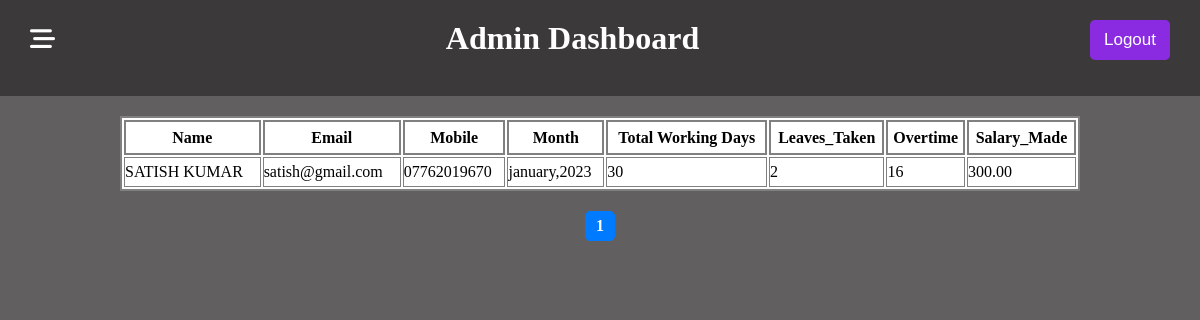
The app's page /salaryview?page=2 (signed in), older data.
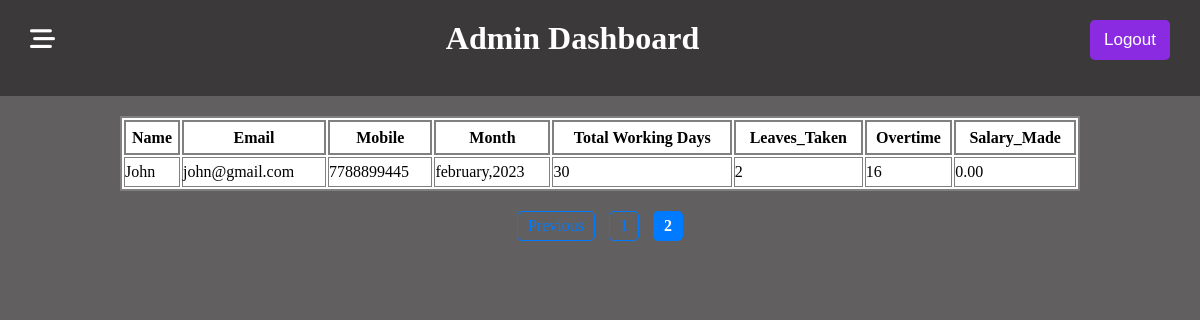
The same page, newer data.
### app1/models.py (models this page shows, shortened)
class Salary(models.Model):
    MONTH = (
        ("january", "january"),
        ("february", "february"),
        ("march", "march"),
        ("april", "april"),
        ("may", "may"),
        ("june", "june"),
        ("july", "july"),
        ("august", "august"),
        ("september", "september"),
        ("october", "october"),
        ("november", "november"),
        ("december", "december"),
    )
    YEAR = (
        ("2023", "2023"),
        ("2024", "2024"),
        ("2025", "2025"),
        ("2026", "2026"),
        ("2027", "2027"),
        ("2028", "2028"),
        ("2029", "2029"),
        ("2030", "2030"),
    )
    employee_id = models.ForeignKey(Employee, on_delete=models.CASCADE)
    month = models.CharField(max_length=50, choices=MONTH)
    year = models.CharField(max_length=50, choices=YEAR)
    total_working_days = models.PositiveIntegerField(default=0)
    total_leave_taken = models.PositiveIntegerField(default=0)
    overtime = models.PositiveIntegerField(default=0)
    Total_salary_made = models.DecimalField(max_digits=8, decimal_places=2, default=0.0)
    is_salary_calculated = models.PositiveSmallIntegerField(default=0)

class Employee(models.Model):
    name = models.CharField(max_length=100)
    email = models.EmailField()
    mobile = models.CharField(max_length=13)
    address = models.CharField(max_length=200)
    base_salary = models.DecimalField(max_digits=8, decimal_places=2)

### app1/views.py (the view)
# urls.py: path("salaryview", views.salaryview, name="salaryview"),
def salaryview(request):
    user = request.session.get("user")
    if user is not None:
        salaries = Salary.objects.all().order_by("-month")
        paginator = Paginator(salaries, 10)
        page_number = request.GET.get("page")
        salary_paginator = paginator.get_page(page_number)
        return render(
            request, "salarydetail.html", {"salary_paginator": salary_paginator}
        )
    else:
        return redirect("login")

### app1/templates/salarydetail.html (shortened to what this page needs)
{% extends "base.html" %}
{% block container %}
<div class="salarydetail">
    <table>
        <tr>
            <th>Name</th>
            <th>Email</th>
            <th>Mobile</th>
            <th>Month</th>
            <th>Total Working Days</th>
            <th>Leaves_Taken</th>
            <th>Overtime</th>
            <th>Salary_Made</th>
        </tr>
        {% for i in salary_paginator %}
        <tr>
            <td>{{i.employee_id.name}}</td>
            <td>{{i.employee_id.email}}</td>
            <td>{{i.employee_id.mobile}}</td>
            <td>{{i.month}},{{i.year}}</td>
            <td>{{i.total_working_days}}</td>
            <td>{{i.total_leave_taken}}</td>
            <td>{{i.overtime}}</td>
            <td>{{i.Total_salary_made}}</td>
        </tr>
        {% endfor %}
    </table>
</div>
<div class="pagination">
    {% if salary_paginator.has_previous %}
    <a href="?page={{ salary_paginator.previous_page_number }}">Previous</a>
    {% endif %}
    <span>
        {% for num in salary_paginator.paginator.page_range %}
        {% if salary_paginator.number == num %}
        <strong>{{ num }}</strong>
        {% else %}
        <a href="?page={{ num }}">{{ num }}</a>
        {% endif %}
        {% endfor %}
    </span>
</div>
{% endblock container %}

### app1/templates/base.html (shortened to what this page needs)
{% load static %}
{% block header %}
<!DOCTYPE html>
<html lang="en">
<head>
    <link rel="stylesheet" href="{% static 'css/style.css' %}">
</head>
<body>
    <div class="navbar">
        <div class="menu">
            <button id="menubar" onclick="openmenu()"><i class="fa-solid fa-bars-staggered" id="icon"></i></button>
        </div>
        <div class="logo">
            <h1>Admin Dashboard</h1>
        </div>
        {% if request.session.user %}
        <button class="Login"><a href="logout">Logout</a></button>
        {% else %}
        <button class="Login">Login</button>
        {% endif %}
    </div>
    {% endblock header %}
    {% block container %}
    {% endblock container %}
    {% block footer %}
</body>
</html>
{% endblock footer %}

### app1/static/css/style.css (style rules this page uses)
body { background-color: #615f60; }
* { box-sizing: border-box; margin: 0; padding: 0; }
.navbar { height: 12vh; width: 100%; background-color: #3C393A; color: #ffff; display: flex; justify-content: space-between; }
.navbar #menubar { background-color: transparent; font-size: 25px; margin-left: 30px; text-align: center; color: #ffff; border: 0; outline: 0; margin-top: 25px; cursor: pointer; }
.navbar .logo h1 { padding-top: 20px; }
.navbar .Login { height: 40px; width: 80px; background-color: blueviolet; color: #fff; margin: 20px 30px 0 0px; border: 0; outline: 0; border-radius: 5px; font-size: 17px; cursor: pointer; }
.navbar .Login a { text-decoration: none; color: #ffff; }
table { width: 80%; margin: 20px auto; border: 2px solid gray; background-color: #ffff; }
table tr th { height: 35px; border: 2px solid gray; }
table tr td { border: 1px solid gray; height: 30px; }
.pagination { text-align: center; margin-top: 20px; margin-bottom: 50px; }
.pagination a, .pagination strong { display: inline-block; margin: 0 5px; padding: 5px 10px; text-decoration: none; color: #007bff; border: 1px solid #007bff; border-radius: 5px; transition: all 0.3s; }
.pagination strong { background-color: #007bff; color: #fff; border: 1px solid #007bff; border-radius: 5px; }

Row changes from the older to the newer data that the page shows:
removed Salary: employee_id.name "SATISH KUMAR", employee_id.email "satish@gmail.com", employee_id.mobile "07762019670", month "january", year "2023", total_working_days "30", total_leave_taken "2", overtime "16", Total_salary_made "300.00"
added Salary: employee_id.name "John", employee_id.email "john@gmail.com", employee_id.mobile "7788899445", month "february", year "2023", total_working_days "30", total_leave_taken "2", overtime "16", Total_salary_made "0.00"
Text that changed along with them:
new list line: "2"
list line gone: "1"
